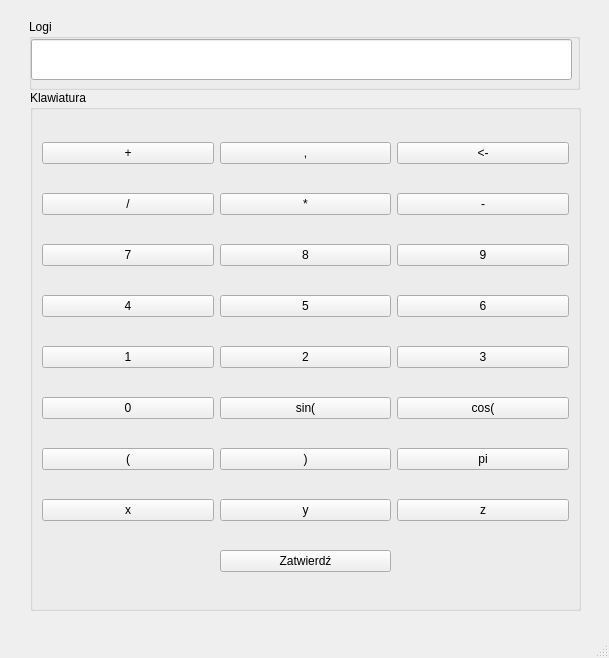
<?xml version="1.0" encoding="UTF-8"?>
<ui version="4.0">
 <class>MainWindow</class>
 <widget class="QMainWindow" name="MainWindow">
  <property name="geometry">
   <rect>
    <x>0</x>
    <y>0</y>
    <width>609</width>
    <height>658</height>
   </rect>
  </property>
  <property name="windowTitle">
   <string>MainWindow</string>
  </property>
  <widget class="QWidget" name="centralwidget">
   <widget class="QGroupBox" name="groupBox">
    <property name="geometry">
     <rect>
      <x>30</x>
      <y>90</y>
      <width>551</width>
      <height>521</height>
     </rect>
    </property>
    <property name="title">
     <string>Klawiatura</string>
    </property>
    <layout class="QGridLayout" name="gridLayout">
     <item row="7" column="1">
      <widget class="QPushButton" name="pushButton_y">
       <property name="text">
        <string>y</string>
       </property>
      </widget>
     </item>
     <item row="4" column="1">
      <widget class="QPushButton" name="pushButton_2">
       <property name="text">
        <string>2</string>
       </property>
      </widget>
     </item>
     <item row="5" column="0">
      <widget class="QPushButton" name="pushButton_0">
       <property name="text">
        <string>0</string>
       </property>
      </widget>
     </item>
     <item row="0" column="0">
      <widget class="QPushButton" name="pushButton_plus">
       <property name="text">
        <string>+</string>
       </property>
      </widget>
     </item>
     <item row="8" column="1">
      <widget class="QPushButton" name="pushButtonZatwierdz">
       <property name="text">
        <string>Zatwierdź</string>
       </property>
      </widget>
     </item>
     <item row="4" column="0">
      <widget class="QPushButton" name="pushButton_1">
       <property name="text">
        <string>1</string>
       </property>
      </widget>
     </item>
     <item row="7" column="2">
      <widget class="QPushButton" name="pushButton_11">
       <property name="text">
        <string>z</string>
       </property>
      </widget>
     </item>
     <item row="3" column="0">
      <widget class="QPushButton" name="pushButton_4">
       <property name="text">
        <string>4</string>
       </property>
      </widget>
     </item>
     <item row="5" column="1">
      <widget class="QPushButton" name="pushButton_sin">
       <property name="text">
        <string>sin(</string>
       </property>
      </widget>
     </item>
     <item row="1" column="2">
      <widget class="QPushButton" name="pushButton_minus">
       <property name="text">
        <string>-</string>
       </property>
      </widget>
     </item>
     <item row="3" column="1">
      <widget class="QPushButton" name="pushButton_5">
       <property name="text">
        <string>5</string>
       </property>
      </widget>
     </item>
     <item row="5" column="2">
      <widget class="QPushButton" name="pushButton_cos">
       <property name="text">
        <string>cos(</string>
       </property>
      </widget>
     </item>
     <item row="0" column="2">
      <widget class="QPushButton" name="pushButton_cofnij">
       <property name="text">
        <string>&lt;-</string>
       </property>
      </widget>
     </item>
     <item row="7" column="0">
      <widget class="QPushButton" name="pushButton_x">
       <property name="text">
        <string>x</string>
       </property>
      </widget>
     </item>
     <item row="4" column="2">
      <widget class="QPushButton" name="pushButton_3">
       <property name="text">
        <string>3</string>
       </property>
      </widget>
     </item>
     <item row="3" column="2">
      <widget class="QPushButton" name="pushButton_6">
       <property name="text">
        <string>6</string>
       </property>
      </widget>
     </item>
     <item row="0" column="1">
      <widget class="QPushButton" name="pushButton_kropka">
       <property name="text">
        <string>,</string>
       </property>
      </widget>
     </item>
     <item row="2" column="2">
      <widget class="QPushButton" name="pushButton_9">
       <property name="text">
        <string>9</string>
       </property>
      </widget>
     </item>
     <item row="1" column="0">
      <widget class="QPushButton" name="pushButton_dziel">
       <property name="text">
        <string>/</string>
       </property>
      </widget>
     </item>
     <item row="1" column="1">
      <widget class="QPushButton" name="pushButton_mnoz">
       <property name="text">
        <string>*</string>
       </property>
      </widget>
     </item>
     <item row="2" column="0">
      <widget class="QPushButton" name="pushButton_7">
       <property name="text">
        <string>7</string>
       </property>
      </widget>
     </item>
     <item row="2" column="1">
      <widget class="QPushButton" name="pushButton_8">
       <property name="text">
        <string>8</string>
       </property>
      </widget>
     </item>
     <item row="6" column="0">
      <widget class="QPushButton" name="pushButton_nawia_otwarty">
       <property name="text">
        <string>(</string>
       </property>
      </widget>
     </item>
     <item row="6" column="1">
      <widget class="QPushButton" name="pushButton_nawias_zamkniety">
       <property name="text">
        <string>)</string>
       </property>
      </widget>
     </item>
     <item row="6" column="2">
      <widget class="QPushButton" name="pushButton_pi">
       <property name="text">
        <string>pi</string>
       </property>
      </widget>
     </item>
    </layout>
   </widget>
   <widget class="QGroupBox" name="groupBox_2">
    <property name="geometry">
     <rect>
      <x>29</x>
      <y>19</y>
      <width>551</width>
      <height>71</height>
     </rect>
    </property>
    <property name="title">
     <string>Logi</string>
    </property>
    <widget class="QLineEdit" name="lineEdit">
     <property name="geometry">
      <rect>
       <x>2</x>
       <y>20</y>
       <width>541</width>
       <height>41</height>
      </rect>
     </property>
     <property name="readOnly">
      <bool>true</bool>
     </property>
    </widget>
   </widget>
  </widget>
  <widget class="QMenuBar" name="menubar">
   <property name="geometry">
    <rect>
     <x>0</x>
     <y>0</y>
     <width>609</width>
     <height>20</height>
    </rect>
   </property>
  </widget>
  <widget class="QStatusBar" name="statusbar"/>
 </widget>
 <resources/>
 <connections/>
</ui>
